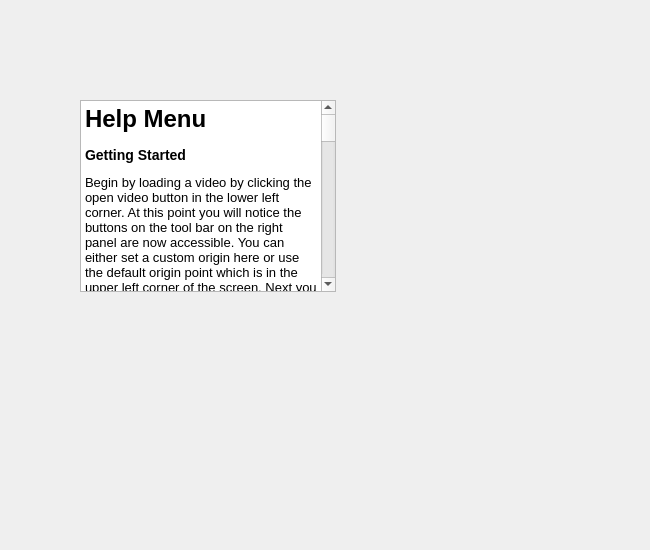
<?xml version="1.0" encoding="UTF-8"?>
<ui version="4.0">
 <class>Help</class>
 <widget class="QWidget" name="Help">
  <property name="geometry">
   <rect>
    <x>0</x>
    <y>0</y>
    <width>650</width>
    <height>550</height>
   </rect>
  </property>
  <property name="windowTitle">
   <string>Help Menu</string>
  </property>
  <widget class="QTextBrowser" name="textBrowser">
   <property name="geometry">
    <rect>
     <x>80</x>
     <y>100</y>
     <width>256</width>
     <height>192</height>
    </rect>
   </property>
   <property name="html">
    <string>&lt;!DOCTYPE HTML PUBLIC &quot;-//W3C//DTD HTML 4.0//EN&quot; &quot;http://www.w3.org/TR/REC-html40/strict.dtd&quot;&gt;
&lt;html&gt;&lt;head&gt;&lt;meta name=&quot;qrichtext&quot; content=&quot;1&quot; /&gt;&lt;title&gt;Documentation and Help&lt;/title&gt;&lt;style type=&quot;text/css&quot;&gt;
p, li { white-space: pre-wrap; }
&lt;/style&gt;&lt;/head&gt;&lt;body style=&quot; font-family:'Sans'; font-size:10pt; font-weight:400; font-style:normal;&quot;&gt;
&lt;p style=&quot; margin-top:18px; margin-bottom:12px; margin-left:0px; margin-right:0px; -qt-block-indent:0; text-indent:0px;&quot;&gt;&lt;span style=&quot; font-size:xx-large; font-weight:600;&quot;&gt;Help Menu&lt;/span&gt; &lt;/p&gt;
&lt;p style=&quot; margin-top:14px; margin-bottom:12px; margin-left:0px; margin-right:0px; -qt-block-indent:0; text-indent:0px;&quot;&gt;&lt;span style=&quot; font-size:large; font-weight:600;&quot;&gt;Getting Started&lt;/span&gt; &lt;/p&gt;
&lt;p style=&quot; margin-top:12px; margin-bottom:12px; margin-left:0px; margin-right:0px; -qt-block-indent:0; text-indent:0px;&quot;&gt;Begin by loading a video by clicking the open video button in the lower left corner. At this point you will notice the buttons on the tool bar on the right panel are now accessible. You can either set a custom origin here or use the default origin point which is in the upper left corner of the screen. Next you will need to set a scale to convert from pixels to a different unit of measurement (any measurement unit will work), this is achieved by having a object with a recorded length as close to the system you're trying to track, and be sure that it is stationary throughout your filming. To set the scale click the Set Scale button and click on both ends of the object you know the measurement of, after to locations are clicked your scale will be set. &lt;/p&gt;
&lt;p style=&quot; margin-top:12px; margin-bottom:12px; margin-left:0px; margin-right:0px; -qt-block-indent:0; text-indent:0px;&quot;&gt;At this point you can click the Add Points button, and begin add points by clicking on the current location of the trajectory you wish to track. The first point you click will be considered the t = 0 point, and all following points will be tracked as their time from the t = 0 point, and not the actual video time. As you add points you have the option to mark a point as a discontinuity or delete the point. You can also add and delete trajectories if there are multiple trajectories you wish to track in the video. Once you are finished you can export your data as a CSV file for analysis. &lt;/p&gt;
&lt;p style=&quot; margin-top:12px; margin-bottom:12px; margin-left:0px; margin-right:0px; -qt-block-indent:0; text-indent:0px;&quot;&gt;&lt;span style=&quot; font-size:12pt; font-weight:600;&quot;&gt;Video Options&lt;/span&gt;&lt;/p&gt;
&lt;p style=&quot; margin-top:12px; margin-bottom:12px; margin-left:0px; margin-right:0px; -qt-block-indent:0; text-indent:0px;&quot;&gt;The video you load may not appear exactly as expected. You can change the way the video is being displayed through the options menu. To avoid any issues it's suggested to do this &lt;span style=&quot; font-weight:600;&quot;&gt;before&lt;/span&gt; setting any scale, origin, or adding any points.&lt;/p&gt;
&lt;p style=&quot; margin-top:14px; margin-bottom:12px; margin-left:0px; margin-right:0px; -qt-block-indent:0; text-indent:0px;&quot;&gt;&lt;span style=&quot; font-size:large; font-weight:600;&quot;&gt;Keyboard Shortcuts&lt;/span&gt; &lt;/p&gt;
&lt;ul style=&quot;margin-top: 0px; margin-bottom: 0px; margin-left: 0px; margin-right: 0px; -qt-list-indent: 1;&quot;&gt;&lt;li style=&quot; margin-top:12px; margin-bottom:0px; margin-left:0px; margin-right:0px; -qt-block-indent:0; text-indent:0px;&quot;&gt;Pressing the &lt;span style=&quot; font-weight:600;&quot;&gt;spacebar&lt;/span&gt; will play/pause the video&lt;/li&gt;
&lt;li style=&quot; margin-top:12px; margin-bottom:12px; margin-left:0px; margin-right:0px; -qt-block-indent:0; text-indent:0px;&quot;&gt;Pressing the left and right &lt;span style=&quot; font-weight:600;&quot;&gt;arrow keys&lt;/span&gt; will jump either forward or backward by however many frames you set to jump. &lt;/li&gt;&lt;/ul&gt;
&lt;p style=&quot; margin-top:14px; margin-bottom:12px; margin-left:0px; margin-right:0px; -qt-block-indent:0; text-indent:0px;&quot;&gt;&lt;span style=&quot; font-size:large; font-weight:600;&quot;&gt;Zooming&lt;/span&gt; &lt;/p&gt;
&lt;p style=&quot; margin-top:12px; margin-bottom:12px; margin-left:0px; margin-right:0px; -qt-block-indent:0; text-indent:0px;&quot;&gt;Due to time constraints and needing to refactor a lot of code to have a native zooming feature for video we opted for a feature everyone should have access to. The operating systems we support all have a built in zooming feature that are accessible from some keyboard shortcuts. Here are the instructions to do so.&lt;/p&gt;
&lt;ul style=&quot;margin-top: 0px; margin-bottom: 0px; margin-left: 0px; margin-right: 0px; -qt-list-indent: 1;&quot;&gt;&lt;li style=&quot; font-size:medium; font-weight:600;&quot; style=&quot; margin-top:12px; margin-bottom:12px; margin-left:0px; margin-right:0px; -qt-block-indent:0; text-indent:0px;&quot;&gt;&lt;span style=&quot; font-size:medium;&quot;&gt;Windows &lt;/span&gt;&lt;/li&gt;
&lt;p style=&quot; margin-top:12px; margin-bottom:12px; margin-left:0px; margin-right:0px; -qt-block-indent:1; text-indent:0px;&quot;&gt;For Microsoft Windows 7+ the following shortcuts can be used to Zoom. &lt;/p&gt;
&lt;ul style=&quot;margin-top: 0px; margin-bottom: 0px; margin-left: 0px; margin-right: 0px; -qt-list-indent: 2;&quot;&gt;&lt;li style=&quot; margin-top:0px; margin-bottom:0px; margin-left:0px; margin-right:0px; -qt-block-indent:0; text-indent:0px;&quot;&gt;&lt;span style=&quot; font-weight:600;&quot;&gt;Windows Key + [+]&lt;/span&gt; - Holding the Windows key and tapping the + button will zoom in. &lt;/li&gt;
&lt;li style=&quot; margin-top:0px; margin-bottom:0px; margin-left:0px; margin-right:0px; -qt-block-indent:0; text-indent:0px;&quot;&gt;&lt;span style=&quot; font-weight:600;&quot;&gt;Windows Key + [-]&lt;/span&gt; - Holding the Windows key and tapping the - key will zoom out. &lt;/li&gt;
&lt;li style=&quot; margin-top:0px; margin-bottom:0px; margin-left:0px; margin-right:0px; -qt-block-indent:0; text-indent:0px;&quot;&gt;&lt;span style=&quot; font-weight:600;&quot;&gt;Windows Key + ESC&lt;/span&gt; - Pressing the windows key and ESC will return windows to a normal mode &lt;/li&gt;&lt;/ul&gt;
&lt;li style=&quot; font-size:medium; font-weight:600;&quot; style=&quot; margin-top:12px; margin-bottom:12px; margin-left:0px; margin-right:0px; -qt-block-indent:0; text-indent:0px;&quot;&gt;&lt;span style=&quot; font-size:medium;&quot;&gt;OSX &lt;/span&gt;&lt;/li&gt;
&lt;p style=&quot; margin-top:12px; margin-bottom:12px; margin-left:0px; margin-right:0px; -qt-block-indent:1; text-indent:0px;&quot;&gt;By default keyboard shortcut zooming is disabled in OSX so you must open System Preferences, go to Accessibility, then click Zoom and select &amp;quot;Use keyboard shortcuts to zoom&amp;quot;. &lt;/p&gt;
&lt;ul style=&quot;margin-top: 0px; margin-bottom: 0px; margin-left: 0px; margin-right: 0px; -qt-list-indent: 2;&quot;&gt;&lt;li style=&quot; margin-top:0px; margin-bottom:0px; margin-left:0px; margin-right:0px; -qt-block-indent:0; text-indent:0px;&quot;&gt;To zoom in press Command-Option-Equal Sign. &lt;/li&gt;
&lt;li style=&quot; margin-top:0px; margin-bottom:0px; margin-left:0px; margin-right:0px; -qt-block-indent:0; text-indent:0px;&quot;&gt;To zoom out, press Command-Option/alt-Minus Sign. &lt;/li&gt;&lt;/ul&gt;
&lt;li style=&quot; font-size:medium; font-weight:600;&quot; style=&quot; margin-top:12px; margin-bottom:12px; margin-left:0px; margin-right:0px; -qt-block-indent:0; text-indent:0px;&quot;&gt;&lt;span style=&quot; font-size:medium;&quot;&gt;Linux &lt;/span&gt;&lt;/li&gt;&lt;/ul&gt;
&lt;p style=&quot; margin-top:12px; margin-bottom:12px; margin-left:0px; margin-right:0px; -qt-block-indent:1; text-indent:0px;&quot;&gt;Depending on what Linux Distro and Window Manager you're using, the actual steps to get keyboard shortcut zooming will vary. For XFCE4 zooming is simply done by holding the &lt;span style=&quot; font-weight:600;&quot;&gt;alt key&lt;/span&gt; and scrolling in and out. Due the variety of window managers on Linux, it's probably easiest to look into your own Distros or Window Managers instructions. &lt;/p&gt;
&lt;p style=&quot; margin-top:14px; margin-bottom:12px; margin-left:0px; margin-right:0px; -qt-block-indent:0; text-indent:0px;&quot;&gt;&lt;span style=&quot; font-size:large; font-weight:600;&quot;&gt;Issues&lt;/span&gt;&lt;/p&gt;
&lt;ul style=&quot;margin-top: 0px; margin-bottom: 0px; margin-left: 0px; margin-right: 0px; -qt-list-indent: 1;&quot;&gt;&lt;li style=&quot; margin-top:12px; margin-bottom:12px; margin-left:0px; margin-right:0px; -qt-block-indent:0; text-indent:0px;&quot;&gt;High frame-rate video (anything above 120FPS) appears to cause some lag. &lt;/li&gt;
&lt;li style=&quot; margin-top:0px; margin-bottom:0px; margin-left:0px; margin-right:0px; -qt-block-indent:0; text-indent:0px;&quot;&gt;The Export CSV feature sometimes crashes the program.&lt;/li&gt;
&lt;li style=&quot; margin-top:0px; margin-bottom:12px; margin-left:0px; margin-right:0px; -qt-block-indent:0; text-indent:0px;&quot;&gt;Check the Github page for any other known issues or for the latest version of the software. Bugs can be reported there and pull requests can be submitted there as well. &lt;/li&gt;&lt;/ul&gt;&lt;/body&gt;&lt;/html&gt;</string>
   </property>
  </widget>
 </widget>
 <tabstops>
  <tabstop>textBrowser</tabstop>
 </tabstops>
 <resources/>
 <connections/>
</ui>
